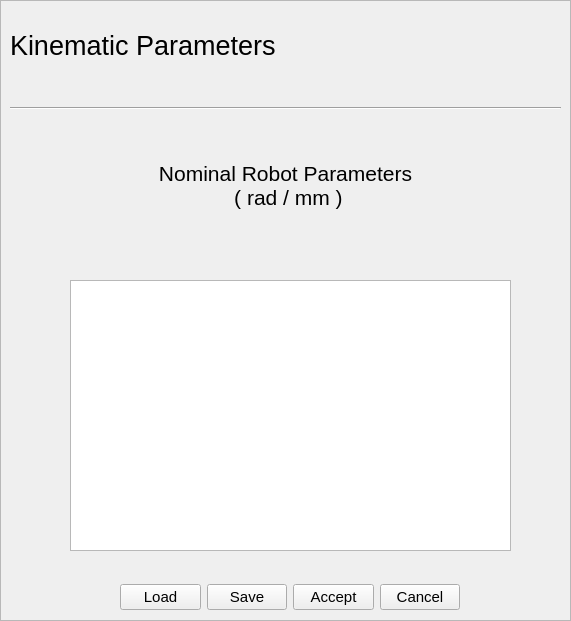
  <widget class="QFrame" name="frame_kinematicParameters">
   <property name="geometry">
    <rect>
     <x>0</x>
     <y>0</y>
     <width>571</width>
     <height>621</height>
    </rect>
   </property>
   <property name="autoFillBackground">
    <bool>true</bool>
   </property>
   <property name="frameShape">
    <enum>QFrame::StyledPanel</enum>
   </property>
   <property name="frameShadow">
    <enum>QFrame::Raised</enum>
   </property>
   <widget class="QLabel" name="label_10">
    <property name="geometry">
     <rect>
      <x>10</x>
      <y>10</y>
      <width>621</width>
      <height>71</height>
     </rect>
    </property>
    <property name="font">
     <font>
      <pointsize>20</pointsize>
     </font>
    </property>
    <property name="text">
     <string>Kinematic Parameters</string>
    </property>
   </widget>
   <widget class="Line" name="line_9">
    <property name="geometry">
     <rect>
      <x>10</x>
      <y>100</y>
      <width>551</width>
      <height>16</height>
     </rect>
    </property>
    <property name="orientation">
     <enum>Qt::Horizontal</enum>
    </property>
   </widget>
   <widget class="QWidget" name="layoutWidget_9">
    <property name="geometry">
     <rect>
      <x>120</x>
      <y>580</y>
      <width>340</width>
      <height>34</height>
     </rect>
    </property>
    <layout class="QHBoxLayout" name="horizontalLayout_10">
     <item>
      <widget class="QPushButton" name="pushButton_42">
       <property name="font">
        <font>
         <pointsize>11</pointsize>
        </font>
       </property>
       <property name="text">
        <string>Load</string>
       </property>
      </widget>
     </item>
     <item>
      <widget class="QPushButton" name="pushButton_43">
       <property name="font">
        <font>
         <pointsize>11</pointsize>
        </font>
       </property>
       <property name="text">
        <string>Save</string>
       </property>
      </widget>
     </item>
     <item>
      <widget class="QPushButton" name="pushButton_44">
       <property name="font">
        <font>
         <pointsize>11</pointsize>
        </font>
       </property>
       <property name="text">
        <string>Accept</string>
       </property>
      </widget>
     </item>
     <item>
      <widget class="QPushButton" name="pushButton_cancelKinematicParameters">
       <property name="font">
        <font>
         <pointsize>11</pointsize>
        </font>
       </property>
       <property name="text">
        <string>Cancel</string>
       </property>
      </widget>
     </item>
    </layout>
   </widget>
   <widget class="QTableWidget" name="tableWidget_5">
    <property name="geometry">
     <rect>
      <x>70</x>
      <y>280</y>
      <width>441</width>
      <height>271</height>
     </rect>
    </property>
   </widget>
   <widget class="QLabel" name="label_11">
    <property name="geometry">
     <rect>
      <x>130</x>
      <y>150</y>
      <width>311</width>
      <height>71</height>
     </rect>
    </property>
    <property name="font">
     <font>
      <pointsize>16</pointsize>
     </font>
    </property>
    <property name="text">
     <string>Nominal Robot Parameters
 ( rad / mm )</string>
    </property>
    <property name="alignment">
     <set>Qt::AlignCenter</set>
    </property>
   </widget>
  </widget>
